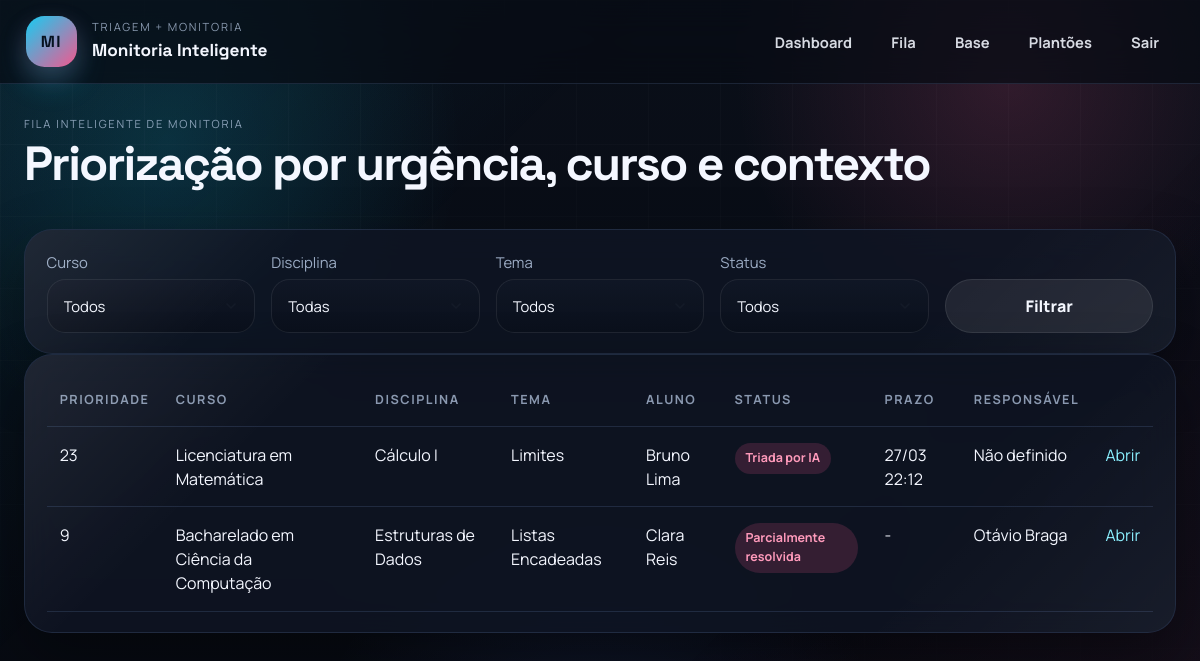
Page /tickets/queue (signed in) on the committed database.
### app/models/domain.py (models this page shows, shortened)
class TimestampMixin:
    created_at = db.Column(db.DateTime, default=utcnow, nullable=False)
    updated_at = db.Column(
        db.DateTime,
        default=utcnow,
        onupdate=utcnow,
        nullable=False,
    )

class QuestionTicket(TimestampMixin, db.Model):
    __tablename__ = "question_tickets"
    id = db.Column(db.Integer, primary_key=True)
    ticket_number = db.Column(db.String(30), unique=True, nullable=False, index=True)
    student_id = db.Column(db.Integer, db.ForeignKey("users.id"), nullable=False)
    discipline_id = db.Column(db.Integer, db.ForeignKey("disciplines.id"), nullable=False)
    topic_id = db.Column(db.Integer, db.ForeignKey("topics.id"), nullable=False)
    class_group_id = db.Column(db.Integer, db.ForeignKey("class_groups.id"), nullable=True)
    assigned_monitor_id = db.Column(db.Integer, db.ForeignKey("users.id"), nullable=True)
    linked_shift_id = db.Column(db.Integer, db.ForeignKey("monitor_shifts.id"), nullable=True)
    title = db.Column(db.String(180), nullable=False)
    description = db.Column(db.Text, nullable=False)
    question_type = db.Column(db.String(30), nullable=False)
    urgency = db.Column(db.String(20), nullable=False, default="media")
    deadline = db.Column(db.DateTime)
    prior_attempt = db.Column(db.Text)
    status = db.Column(db.String(40), nullable=False, default="aberta", index=True)
    priority_score = db.Column(db.Integer, default=0, nullable=False, index=True)
    risk_score = db.Column(db.Integer, default=0, nullable=False)
    ai_confidence = db.Column(db.Float, default=0.0, nullable=False)
    ai_helpful = db.Column(db.Boolean)
    first_response_at = db.Column(db.DateTime)
    resolved_at = db.Column(db.DateTime)
    last_status_changed_at = db.Column(db.DateTime, default=utcnow)
    student = db.relationship(
        "User",
        back_populates="submitted_tickets",
        foreign_keys=[student_id],
    )
    assigned_monitor = db.relationship(
        "User",
        back_populates="assigned_tickets",
        foreign_keys=[assigned_monitor_id],
    )
    discipline = db.relationship("Discipline", back_populates="tickets")
    topic = db.relationship("Topic", back_populates="tickets")
    class_group = db.relationship("ClassGroup", back_populates="tickets")
    attachments = db.relationship(
        "QuestionAttachment",
        back_populates="ticket",
        cascade="all, delete-orphan",
    )
    ai_suggestion = db.relationship(
        "AIResponseSuggestion",
        back_populates="ticket",
        uselist=False,
        cascade="all, delete-orphan",
    )
    human_responses = db.relationship(
        "HumanResponse",
        back_populates="ticket",
        cascade="all, delete-orphan",
        order_by="HumanResponse.created_at",
    )
    feedback_entries = db.relationship(
        "ResponseFeedback",
        back_populates="ticket",
        cascade="all, delete-orphan",
    )
    linked_shift = db.relationship("MonitorShift", back_populates="linked_tickets")
    alerts = db.relationship("RiskAlert", back_populates="ticket")
    @property
    def course(self):
        if self.class_group and self.class_group.course:
            return self.class_group.course
        if self.discipline and self.discipline.course:
            return self.discipline.course
        return None

class Course(TimestampMixin, db.Model):
    __tablename__ = "courses"
    id = db.Column(db.Integer, primary_key=True)
    code = db.Column(db.String(20), unique=True, nullable=False)
    name = db.Column(db.String(120), nullable=False)
    description = db.Column(db.Text)
    class_groups = db.relationship("ClassGroup", back_populates="course")
    disciplines = db.relationship("Discipline", back_populates="course")

class Discipline(TimestampMixin, db.Model):
    __tablename__ = "disciplines"
    id = db.Column(db.Integer, primary_key=True)
    course_id = db.Column(db.Integer, db.ForeignKey("courses.id"), nullable=False)
    code = db.Column(db.String(20), nullable=False)
    name = db.Column(db.String(120), nullable=False)
    description = db.Column(db.Text)
    course = db.relationship("Course", back_populates="disciplines")
    topics = db.relationship("Topic", back_populates="discipline")
    memberships = db.relationship("DisciplineMembership", back_populates="discipline")
    tickets = db.relationship("QuestionTicket", back_populates="discipline")
    knowledge_items = db.relationship("KnowledgeBaseItem", back_populates="discipline")
    monitor_shifts = db.relationship("MonitorShift", back_populates="discipline")
    alerts = db.relationship("RiskAlert", back_populates="discipline")

class Topic(TimestampMixin, db.Model):
    __tablename__ = "topics"
    id = db.Column(db.Integer, primary_key=True)
    discipline_id = db.Column(db.Integer, db.ForeignKey("disciplines.id"), nullable=False)
    name = db.Column(db.String(120), nullable=False)
    description = db.Column(db.Text)
    criticality = db.Column(db.Integer, default=1, nullable=False)
    discipline = db.relationship("Discipline", back_populates="topics")
    tickets = db.relationship("QuestionTicket", back_populates="topic")
    knowledge_items = db.relationship("KnowledgeBaseItem", back_populates="topic")
    monitor_capabilities = db.relationship(
        "MonitorTopic",
        back_populates="topic",
        cascade="all, delete-orphan",
    )

class User(UserMixin, TimestampMixin, db.Model):
    __tablename__ = "users"
    id = db.Column(db.Integer, primary_key=True)
    full_name = db.Column(db.String(120), nullable=False)
    username = db.Column(db.String(64), unique=True, nullable=False, index=True)
    email = db.Column(db.String(120), unique=True, nullable=False, index=True)
    role = db.Column(db.String(20), nullable=False, default="student", index=True)
    password_hash = db.Column(db.String(255), nullable=False)
    is_active_user = db.Column(db.Boolean, default=True, nullable=False)
    phone = db.Column(db.String(30))
    bio = db.Column(db.Text)
    last_login_at = db.Column(db.DateTime)
    memberships = db.relationship(
        "DisciplineMembership",
        back_populates="user",
        cascade="all, delete-orphan",
    )
    submitted_tickets = db.relationship(
        "QuestionTicket",
        back_populates="student",
        foreign_keys="QuestionTicket.student_id",
    )
    assigned_tickets = db.relationship(
        "QuestionTicket",
        back_populates="assigned_monitor",
        foreign_keys="QuestionTicket.assigned_monitor_id",
    )
    human_responses = db.relationship("HumanResponse", back_populates="responder")
    feedback_entries = db.relationship("ResponseFeedback", back_populates="student")
    validated_items = db.relationship(
        "KnowledgeBaseItem",
        back_populates="validated_by",
        foreign_keys="KnowledgeBaseItem.validated_by_id",
    )
    suggested_items = db.relationship(
        "KnowledgeBaseItem",
        back_populates="suggested_by",
        foreign_keys="KnowledgeBaseItem.suggested_by_id",
    )
    monitor_shifts = db.relationship("MonitorShift", back_populates="monitor")
    monitor_topics = db.relationship(
        "MonitorTopic",
        back_populates="monitor",
        cascade="all, delete-orphan",
    )
    alerts = db.relationship(
        "RiskAlert",
        back_populates="student",
        foreign_keys="RiskAlert.student_id",
    )
    generated_reports = db.relationship("ReportSnapshot", back_populates="generated_by")
    audit_logs = db.relationship("AuditLog", back_populates="actor")
    @property
    def is_active(self):
        return self.is_active_user
    @property
    def dashboard_endpoint(self):
        endpoints = {
            "student": "student.dashboard",
            "monitor": "monitor.dashboard",
            "teacher": "teacher.dashboard",
            "admin": "admin.dashboard",
        }
        return endpoints.get(self.role, "main.index")

### app/tickets/routes.py (the view, shortened to what this page needs)
@tickets_bp.route("/queue")
@login_required
@roles_required("monitor", "teacher", "admin")
def queue():
    course_id = int(request.args["course_id"]) if request.args.get("course_id") else None
    discipline_id = int(request.args["discipline_id"]) if request.args.get("discipline_id") else None
    topic_id = int(request.args["topic_id"]) if request.args.get("topic_id") else None
    status = request.args.get("status")
    tickets = build_prioritized_queue(
        user=current_user if current_user.role == "monitor" else None,
        course_id=course_id,
        discipline_id=discipline_id,
        topic_id=topic_id,
        status=status,
    )
    if current_user.role in {"monitor", "teacher"}:
        relationship_type = "monitor" if current_user.role == "monitor" else "teacher"
        allowed_course_ids = sorted(
            {
                membership.discipline.course_id
                for membership in current_user.memberships
                if membership.relationship_type == relationship_type
            }
        )
        allowed_discipline_ids = sorted(
            {
                membership.discipline_id
                for membership in current_user.memberships
                if membership.relationship_type == relationship_type
            }
        )
        courses = Course.query.filter(Course.id.in_(allowed_course_ids or [-1])).order_by(Course.name).all()
        disciplines = Discipline.query.filter(Discipline.id.in_(allowed_discipline_ids or [-1])).order_by(Discipline.name).all()
        topics = Topic.query.filter(Topic.discipline_id.in_(allowed_discipline_ids or [-1])).order_by(Topic.name).all()
    else:
        courses = Course.query.order_by(Course.name).all()
        disciplines = Discipline.query.order_by(Discipline.name).all()
        topics = Topic.query.order_by(Topic.name).all()
    return render_template(
        "tickets/queue.html",
        tickets=tickets,
        courses=courses,
        disciplines=disciplines,
        topics=topics,
        monitors=User.query.filter_by(role="monitor").order_by(User.full_name).all(),
    )

### app/__init__.py (called while the page is built)
def register_context_processors(app):
    @app.context_processor
    def inject_globals():
        return {
            "user_roles": USER_ROLES,
            "question_types": QUESTION_TYPES,
            "urgency_levels": URGENCY_LEVELS,
            "ticket_statuses": TICKET_STATUSES,
            "intervention_types": INTERVENTION_TYPES,
            "label_from": label_from,
        }

### app/models/domain.py (called while the page is built)
@login_manager.user_loader
def load_user(user_id):
    return db.session.get(User, int(user_id))

### app/services/assignment_service.py (called while the page is built)
def monitor_topic_ids(user):
    return {capability.topic_id for capability in user.monitor_topics}

### app/utils/constants.py (called while the page is built)
def label_from(choices, value, default=None):
    mapping = dict(choices)
    return mapping.get(value, default or value)

### app/templates/tickets/queue.html (shortened to what this page needs)
{% extends 'base.html' %}
{% block content %}
<section class="page-header">
  <div>
    <p class="eyebrow">Fila inteligente de monitoria</p>
    <h2>Priorização por urgência, curso e contexto</h2>
  </div>
</section>
<section class="section-card">
  <form method="get" class="form-inline">
    <label>
      <span>Curso</span>
      <select name="course_id">
        <option value="">Todos</option>
      </select>
    </label>
    <label>
      <span>Disciplina</span>
      <select name="discipline_id">
        <option value="">Todas</option>
      </select>
    </label>
    <label>
      <span>Tema</span>
      <select name="topic_id">
        <option value="">Todos</option>
      </select>
    </label>
    <label>
      <span>Status</span>
      <select name="status">
        <option value="">Todos</option>
      </select>
    </label>
    <button type="submit" class="button button-secondary">Filtrar</button>
  </form>
</section>
<section class="section-card">
  <div class="table-wrap">
    <table>
      <thead>
        <tr>
          <th>Prioridade</th>
          <th>Curso</th>
          <th>Disciplina</th>
          <th>Tema</th>
          <th>Aluno</th>
          <th>Status</th>
          <th>Prazo</th>
          <th>Responsável</th>
          <th></th>
        </tr>
      </thead>
      <tbody>
        {% for ticket in tickets %}
          <tr>
            <td>{{ ticket.priority_score }}</td>
            <td>{{ ticket.course.name if ticket.course else '-' }}</td>
            <td>{{ ticket.discipline.name }}</td>
            <td>{{ ticket.topic.name }}</td>
            <td>{{ ticket.student.full_name }}</td>
            <td><span class="status-pill status-{{ ticket.status }}">{{ label_from(ticket_statuses, ticket.status) }}</span></td>
            <td>{{ ticket.deadline.strftime('%d/%m %H:%M') if ticket.deadline else '-' }}</td>
            <td>{{ ticket.assigned_monitor.full_name if ticket.assigned_monitor else 'Não definido' }}</td>
            <td><a href="{{ url_for('tickets.ticket_detail', ticket_id=ticket.id) }}">Abrir</a></td>
          </tr>
        {% else %}
          <tr><td colspan="9">Nenhum ticket encontrado para os filtros atuais.</td></tr>
        {% endfor %}
      </tbody>
    </table>
  </div>
</section>
{% endblock %}

### rows in the picture
QuestionTicket: priority_score "23", course "Licenciatura em Matemática", discipline.name "Cálculo I", topic.name "Limites", student.full_name "Bruno Lima", status "Triada por IA", deadline "27/03 22:12", assigned_monitor "Não definido"
QuestionTicket: priority_score "9", course "Bacharelado em Ciência da Computação", discipline.name "Estruturas de Dados", topic.name "Listas Encadeadas", student.full_name "Clara Reis", status "Parcialmente resolvida", deadline "-", assigned_monitor "Otávio Braga"
